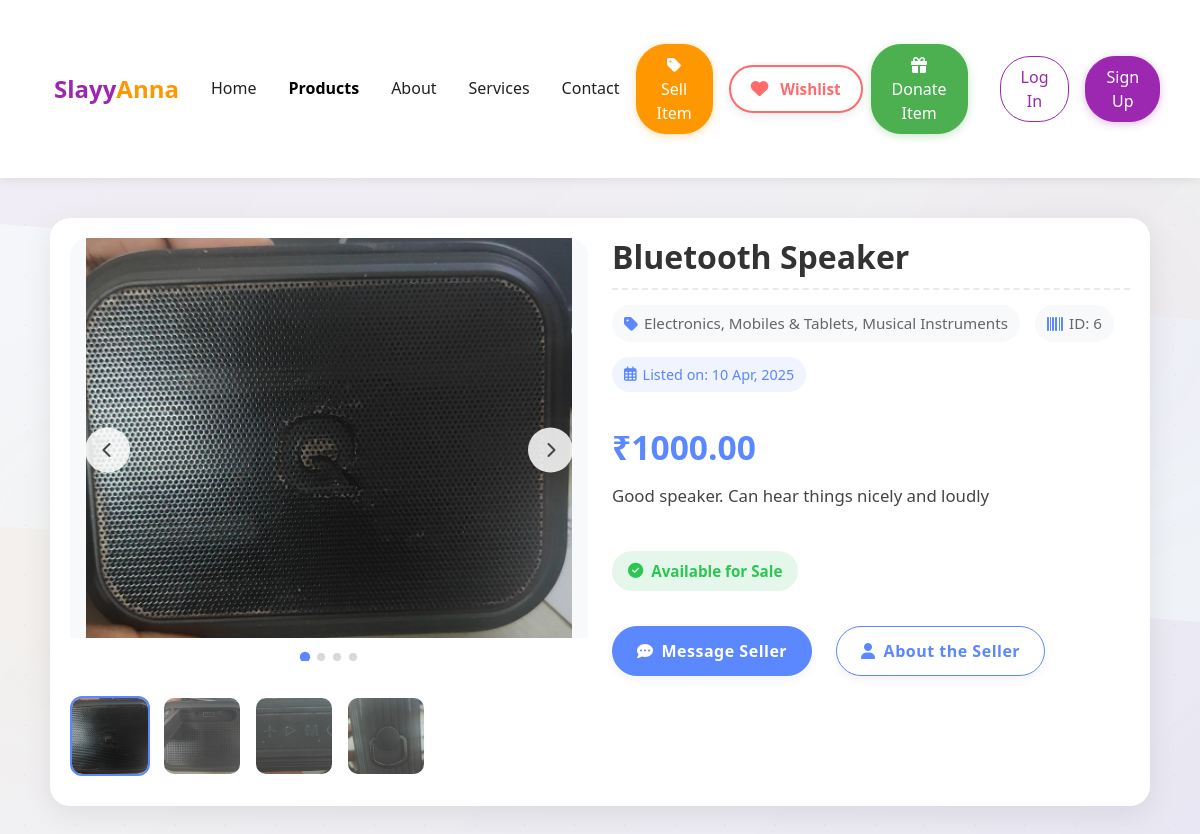
Page /products/6/ on the committed database.
### products/models.py (models this page shows, shortened)
class Product(models.Model):
    CONDITION_CHOICES = [("new", "New"), ("used", "Used")]
    STATUS_CHOICES = [("available", "Available"), ("sold", "Sold"), ("donated", "Donated")]
    title = models.CharField(max_length=200)
    description = models.TextField()
    price = models.DecimalField(max_digits=10, decimal_places=2)
    condition = models.CharField(max_length=10, choices=CONDITION_CHOICES)
    location = models.CharField(max_length=100)
    status = models.CharField(max_length=10, choices=STATUS_CHOICES, default="available")
    category = models.ManyToManyField(Category)
    seller = models.ForeignKey(User, on_delete=models.CASCADE, related_name="products")
    created_at = models.DateTimeField(auto_now_add=True)
    _3d_model_url = models.URLField(blank=True, null=True)
    main_image = models.ImageField(
        upload_to=product_main_image_path,
        verbose_name='Main Product Image'
    )

class ProductImage(models.Model):
    product = models.ForeignKey(
        Product,
        on_delete=models.CASCADE,
        related_name='images'
    )
    image = models.ImageField(
        upload_to=product_additional_image_path,
        verbose_name='Product Image'
    )
    created_at = models.DateTimeField(auto_now_add=True)
    class Meta:
        ordering = ['created_at']

class Category(models.Model):
    name = models.CharField(max_length=100, unique=True)  # e.g., textbooks, furniture

### products/views.py (the view)
# urls.py: path('<int:pk>/', ProductDetailView.as_view(), name='product_detail'),
class ProductDetailView(DetailView):
    model = Product
    template_name = 'products/detail.html'

### templates/products/detail.html (shortened to what this page needs)
{% extends 'base.html' %}
{% load static %}
{% block extra_head %}
<link rel="stylesheet" href="https://cdnjs.cloudflare.com/ajax/libs/font-awesome/6.2.0/css/all.min.css">
{% endblock %}
{% block content %}
{% include 'header.html' %}
<div class="container product-container">
    <div class="row">
        <div class="col-md-6">
            <div class="image-gallery">
                <img src="{{ product.main_image.url }}"
                     class="img-fluid main-image"
                     alt="{{ product.title }}"
                     id="mainImage">
                <button class="image-nav prev" id="prevImage">
                    <i class="fas fa-chevron-left"></i>
                </button>
                <button class="image-nav next" id="nextImage">
                    <i class="fas fa-chevron-right"></i>
                </button>
                <div class="image-indicators" id="imageIndicators">
                </div>
            </div>
            <div class="thumbnails-container" id="thumbnailsContainer">
                <img src="{{ product.main_image.url }}"
                     class="thumbnail-image active"
                     data-index="0"
                     alt="{{ product.title }} main image"
                     onclick="changeImage(0)">
                {% for image in product.images.all %}
                    <img src="{{ image.image.url }}"
                         class="thumbnail-image"
                         data-index="{{ forloop.counter }}"
                         alt="Product image {{ forloop.counter }}"
                         onclick="changeImage({{ forloop.counter }})">
                {% endfor %}
            </div>
        </div>
        <div class="col-md-6 product-info">
            <h2>{{ product.title }}</h2>
            <div class="product-meta">
                <div class="meta-item">
                    <i class="fas fa-tag"></i>
                    <span>{% for cat in product.category.all %}
                      {{ cat.name }}{% if not forloop.last %}, {% endif %}
                  {% endfor %}</span>
                </div>
                <div class="meta-item">
                    <i class="fas fa-barcode"></i>
                    <span>ID: {{ product.id|default:"12345" }}</span>
                </div>
                <div class="listing-date">
                    <i class="far fa-calendar-alt"></i>
                    Listed on: {{ product.created_at|date:"d M, Y"|default:"15 Apr, 2025" }}
                </div>
            </div>
            <h4 class="text-success">₹{{ product.price }}</h4>
            <p>{{ product.description }}</p>
            {% if product.status == "available" %}
            <div class="status-label status-available">
                <i class="fas fa-check-circle"></i>
                Available for Sale
            </div>
            {% elif product.status == "sold" %}
            <div class="status-label status-sold">
                <i class="fas fa-times-circle"></i>
                Sold
            </div>
            {% elif product.status == "donated" %}
            <div class="status-label status-donated">
                <i class="fas fa-gift"></i>
                Donated
            </div>
            {% else %}
            <div class="status-label status-unknown">
                <i class="fas fa-question-circle"></i>
                Status Unknown
            </div>
            {% endif %}
            <div class="button-group">
              <form method="GET" action="{% url 'compose_message' product.seller.phone_number product.id %}" class="d-inline">
                <button type="submit" class="btn btn-primary">
                    <i class="fas fa-comment-dots"></i>
                    Message Seller
                </button>
            </form>
                <button id="showSellerBtn" class="btn btn-outline-secondary">
                    <i class="fas fa-user"></i>
                    <span id="sellerBtnText">About the Seller</span>
                </button>
            </div>
        </div>
    </div>
</div>
{% endblock %}

### templates/base.html (shortened to what this page needs)
{% load static %}
<!DOCTYPE html>
<html lang="en">
<head>
    <link href="https://cdn.jsdelivr.net/npm/bootstrap@5.3.5/dist/css/bootstrap.min.css" rel="stylesheet">
    <link rel="stylesheet" href="https://cdnjs.cloudflare.com/ajax/libs/font-awesome/6.4.0/css/all.min.css">
    <link href="{% static 'css/custom.css' %}" rel="stylesheet">
    {% block extra_head %}{% endblock %}
</head>
<body>
    <div class="content-wrapper">
        {% block content %}{% endblock %}
    </div>
</body>
</html>

### templates/header.html (shortened to what this page needs)
{% load static %}
<nav class="navbar navbar-expand-lg navbar-light sticky-top">
    <div class="container">
        <a class="navbar-brand" href="{% url 'home' %}">Slayy<span>Anna</span></a>
        <div class="collapse navbar-collapse" id="navbarContent">
            <ul class="navbar-nav me-auto mb-2 mb-lg-0">
                <li class="nav-item">
                    <a class="nav-link {% if request.path == '/' %}active{% endif %}" href="{% url 'home' %}">Home</a>
                </li>
                <li class="nav-item">
                    <a class="nav-link {% if 'products' in request.path %}active{% endif %}" href="{% url 'home' %}">Products</a>
                </li>
                <li class="nav-item">
                    <a class="nav-link {% if 'about' in request.path %}active{% endif %}" href="{% url 'home' %}">About</a>
                </li>
                <li class="nav-item">
                    <a class="nav-link {% if 'services' in request.path %}active{% endif %}" href="{% url 'home' %}">Services</a>
                </li>
                <li class="nav-item">
                    <a class="nav-link {% if 'contact' in request.path %}active{% endif %}" href="{% url 'home' %}">Contact</a>
                </li>
            </ul>
<div class="d-flex align-items-center me-3 gap-2">
    <a href="{% url 'create' %}" class="btn btn-feature">
        <i class="fas fa-tag"></i> Sell Item
    </a>
    <a href="{% url 'wishlist' %}" class="btn-btn-feature">
        <i class="fas fa-heart me-1"></i> Wishlist
    </a>
    <a href="{% url 'donate_product' %}" class="btn btn-feature btn-donate">
        <i class="fas fa-gift"></i> Donate Item
    </a>
</div>
{% if user.is_authenticated %}
    <div class="dropdown">
        <button class="btn btn-light dropdown-toggle d-flex align-items-center" type="button"
                data-bs-toggle="dropdown" aria-expanded="false">
            {% if user.profile_image %}
                <img src="{{ user.profile_image.url }}" class="avatar" alt="{{ user.name }}">
            {% else %}
                <i class="fas fa-user-circle me-2" style="font-size: 1.5rem; color: var(--primary-color);"></i>
            {% endif %}
            <span class="d-none d-sm-inline">{{ user.name|default:user.phone_number }}</span>
        </button>
        <ul class="dropdown-menu dropdown-menu-end">
            <li>
                <a class="dropdown-item" href="{% url 'profile' %}">
                    <i class="fas fa-user"></i> My Profile
                </a>
            </li>
            <li>
                <a class="dropdown-item" href="{% url 'home' %}">
                    <i class="fas fa-list"></i> My Listings
                </a>
            </li>
            <li>
                <a class="dropdown-item" href="{% url 'home' %}">
                    <i class="fas fa-shopping-bag"></i> Orders
                </a>
            </li>
            <li>
                <a class="dropdown-item" href="{% url 'home' %}">
                    <i class="fas fa-heart"></i> Favorites
                </a>
            </li>
            <li><hr class="dropdown-divider"></li>
            <li>
                <a class="dropdown-item" href="{% url 'home' %}">
                    <i class="fas fa-cog"></i> Settings
                </a>
            </li>
            <li>
                <a class="dropdown-item text-danger" href="{% url 'logout' %}">
                    <i class="fas fa-sign-out-alt"></i> Logout
                </a>
            </li>
        </ul>
    </div>
{% else %}
    <div class="d-flex gap-2">
        <a href="{% url 'login' %}" class="btn btn-action btn-login">
            Log In
        </a>
        <a href="{% url 'register' %}" class="btn btn-action btn-signup">
            Sign Up
        </a>
    </div>
{% endif %}
        </div>
    </div>
</nav>

### static/css/custom.css (style rules this page uses)
:root { --primary-color: #9c27b0; --primary-light: #d05ce3; --primary-dark: #6a0080; --accent-color: #ff9800; --text-dark: #212121; --text-light: #f5f5f5; --background-light: #f8f9fa; --background-gradient: linear-gradient(135deg, #f5f7fa 0%, #eef2f7 100%); }
body { font-family: 'Poppins', sans-serif; background: var(--background-gradient); color: var(--text-dark); line-height: 1.6; min-height: 100vh; background-color: black; }
h1, h2, h3, h4, h5, h6 { font-weight: 600; color: var(--primary-dark); }
a { color: var(--primary-color); transition: color 0.3s ease; }
.container { padding: 2rem 1.5rem; }
.btn-primary { background-color: var(--primary-color); border-color: var(--primary-color); border-radius: 30px; padding: 0.6rem 1.5rem; box-shadow: 0 4px 10px rgba(156, 39, 176, 0.3); transition: all 0.3s ease; }
.navbar { background-color: white; box-shadow: 0 4px 12px rgba(0, 0, 0, 0.05); }
.navbar-brand { font-weight: 700; color: var(--primary-color); }

### templates/base.html (style rules this page uses)
:root { --primary-color: #9c27b0; --primary-light: #d05ce3; --primary-dark: #6a0080; --accent-color: #ff9800; --text-dark: #212121; --text-light: #f5f5f5; --background-light: #f8f9fa; }
body { position: relative; background-color: var(--background-light); overflow-x: hidden; font-family: 'Poppins', sans-serif; min-height: 100vh; }
body::before { content: ""; position: fixed; top: 0; left: 0; width: 100%; height: 100%; background-image: radial-gradient(var(--primary-color) 1px, transparent 1px), radial-gradient(var(--accent-color) 1px, transparent 1px); background-size: 50px 50px; background-position: 0 0, 25px 25px; opacity: 0.03; z-index: -2; }
.content-wrapper { position: relative; z-index: 1; min-height: 100vh; }

### templates/header.html (style rules this page uses)
.navbar { padding: 0.75rem 1rem; box-shadow: 0 2px 10px rgba(0, 0, 0, 0.08); background-color: white; }
.navbar-brand { font-weight: 700; color: var(--primary-color); font-size: 1.5rem; }
.navbar-brand span { color: var(--accent-color); }
.nav-link { color: var(--text-dark); font-weight: 500; margin: 0 0.5rem; padding: 0.5rem 0.75rem; border-radius: 6px; transition: all 0.3s ease; }
.nav-link.active { color: var(--primary-color); font-weight: 600; }
.btn-action { border-radius: 30px; padding: 0.5rem 1.25rem; margin-left: 0.5rem; font-weight: 500; transition: all 0.3s ease; }
.btn-signup { background-color: var(--primary-color); border-color: var(--primary-color); color: white; box-shadow: 0 2px 8px rgba(156, 39, 176, 0.3); }
.btn-login { border: 1px solid var(--primary-color); color: var(--primary-color); background: transparent; }
.btn-feature { background-color: var(--accent-color); border-color: var(--accent-color); color: white; border-radius: 30px; font-weight: 500; padding: 0.5rem 1.25rem; transition: all 0.3s ease; box-shadow: 0 2px 8px rgba(255, 152, 0, 0.3); margin-right: 0.5rem; }
.btn-donate { background-color: #4caf50; border-color: #4caf50; color: white; box-shadow: 0 2px 8px rgba(76, 175, 80, 0.3); }
.btn-btn-feature { display: inline-flex; align-items: center; gap: 8px; padding: 10px 20px; border-radius: 30px; font-weight: 600; font-size: 0.95rem; transition: all 0.25s ease; box-shadow: 0 3px 10px rgba(0, 0, 0, 0.08); text-decoration: none; border: none; background-color: #fff; color: #FF6B6B; border: 2px solid #FF6B6B; cursor: pointer; }
.btn-btn-feature i { font-size: 1.1rem; color: #FF6B6B; }

### rows in the picture
Product: main_image (picture), title "Bluetooth Speaker", id "6", created_at "10 Apr, 2025", price "1000.00", description "Good speaker. Can hear things nicely and loudly"
ProductImage: image (picture)
ProductImage: image (picture)
ProductImage: image (picture)
Category: name "Electronics"
Category: name "Mobiles & Tablets"
Category: name "Musical Instruments"
